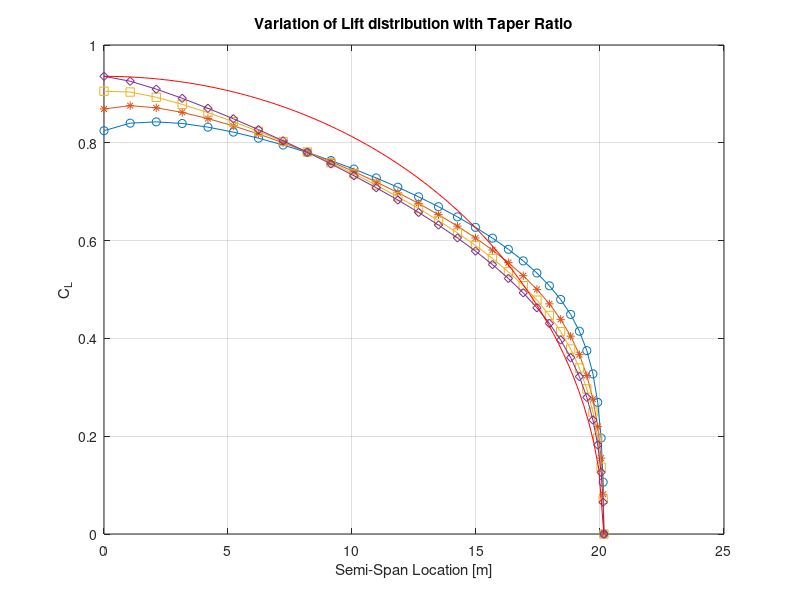

Here is the MATLAB script that generated this plot: (Note: this script raises an error after producing the figure.)
% Lifting Line Code 
clc;clear all;close all 
% Input Wing Geometry 
for Lambda = 0.25:0.25:1 
    % Number of wing segments 
    N_seg = 30; 
    % Wing Area [m^2] 
    S = 65; 
    % Aspect Ratio 
    AR = 25; 
    % Twist [deg] 
    twist = -6; 
    % Wing Setting Angle/ AoA [deg] 
    set_ang = 2; 
    % Wingspan [m] 
    b = sqrt(AR*S); 
    % Input Aerofoil Data 
    % Lift Curve Slope [1/rad] 
    slope = 6.9; 
    % Mean Aerodynamic Chord 
    MAC = S/b; 
    % Zero Lift Angle of Attack 
    zl_AoA = -6.56; 
    % root chord (m) 
    Root_Chord = (2*S) / ((1 + Lambda) * b); 
    % tip chord (m) 
    Tip_Chord = ((2*S) / ((1 + Lambda) * b)) * (1 - ((2* (1 - Lambda)) / b) * (b/2) );
    % MAC 
    MAC = (2/3) * (Root_Chord + Tip_Chord - (Root_Chord*Tip_Chord) / (Root_Chord +Tip_Chord)); 
    % Lifting Line Algorithm 
    theta = pi/(2*N_seg):pi/(2*N_seg):pi/2; 
    % create vector containing each segment's angle of attack 
    alpha = set_ang + twist: -twist/(N_seg-1):set_ang; z = (b/2)*cos(theta); 
    % Mean Aerodynamic Chord at each segment (m) 
    c = Root_Chord * (1 - (1-Lambda)*cos(theta));
    mu = c * slope / (4 * b); 
    LHS = mu .* (alpha-zl_AoA) * (pi/180); 
    % Determine Coefficients A(i) by Solving N_seg Equations: 
    for i=1:N_seg 
        for j=1:N_seg 
            B(i,j) = sin((2*j-1) * theta(i)) * (1 + (mu(i) * (2*j-1)) / sin(theta(i))); 
        end
    end
    A=B\transpose(LHS); 
    for i = 1:N_seg 
        sum1(i) = 0; 
        sum2(i) = 0; 
        for j = 1 : N_seg 
            sum1(i) = sum1(i) + (2*j-1) * A(j)*sin((2*j-1)*theta(i)); 
            sum2(i) = sum2(i) + A(j)*sin((2*j-1)*theta(i)); 
        end
    end
    % Determine Lift Coefficient For Each Segment 
    CL = 4*b*sum2 ./ c; 
    % Plot Lift Distribution 
    CL1=[0 CL]; 
    y_s=[b/2 z]; 
    if Lambda == 0.25 
        plot(y_s,CL1,'-o') 
    elseif Lambda == 0.5 
        plot(y_s,CL1,'-*') 
    elseif Lambda == 0.75 
        plot(y_s,CL1,'-s') 
    else
        plot(y_s,CL1,'-d')
    end
    hold on 
    % Output Lift Coefficient for Wing 
    CL_wing = pi * AR * A(1) 
    % Output Oswald Efficiency Factor Induced Drag Coefficent 
    for n = 2:30 
        delta(n) = n * (A(n)/A(1))^2; 
    end
    delta1 = sum(delta); 
    e = 1 / (1 + delta1) 
    CD_induced = CL_wing^2 / (pi * e * AR) 
end
% Plot Elliptical Lift Distribution For Comparison 
y_ellipse = linspace(0,(b/2),100); 
for i = 1:length(y_ellipse) 
    CL_ellipse(i) = CL1(end) * sqrt(1 - ((2*y_ellipse(i)) / b)^2 ); 
end
plot (y_ellipse, CL_ellipse, 'r-') 
grid on 
title('Variation of Lift distribution with Taper Ratio') 

xlabel('Semi-Span Location [m]') 
ylabel ('C_L') 
legend('location','best','Lambda = 0.25','Lambda = 0.5','Lambda = 0.75','Lambda = 1','Elliptical Lift Distribution')
